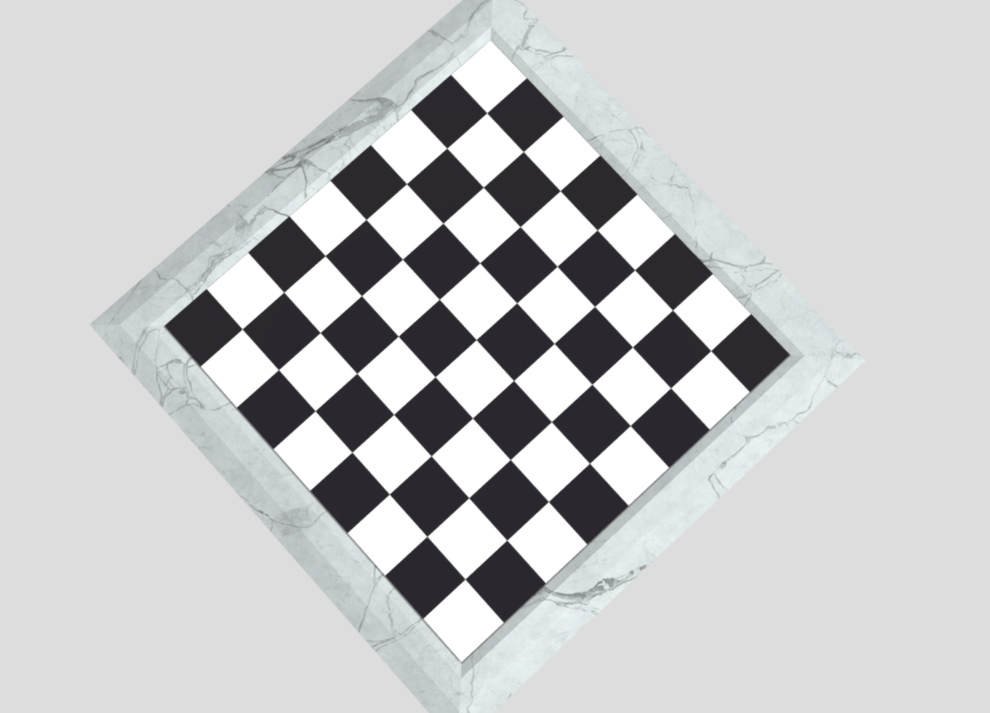
#> input picture tabish/samples/shutter_stock/a.png, 990 x 713 px, shrunk from 1566 x 1128 before the run, found by its file name
$ python visulize_accumulator_hough_lines.py
#> lines starting #> are read from the running program, lines starting #| are printed output that depends on the picture; after the words box and inside, x2 and y2 are one past the last pixel; in counts of white or black regions, pixels touching at a corner belong together
from skimage.transform import hough_line
from skimage.feature import canny
from skimage import io, color
import matplotlib.pyplot as plt
import numpy as np

import cv2


image = io.imread('a.png')
#> image is the input picture: shape (713, 990, 4); mean R, G, B, A 198.5, 199.3, 200.2, 255
print(image.shape)
#| (713, 990, 4)
image = cv2.cvtColor(image, cv2.COLOR_RGB2GRAY)
#> image: shape (713, 990)
# image = color.rgb2gray(io.imread('original.jpeg'))
edges = canny(image)
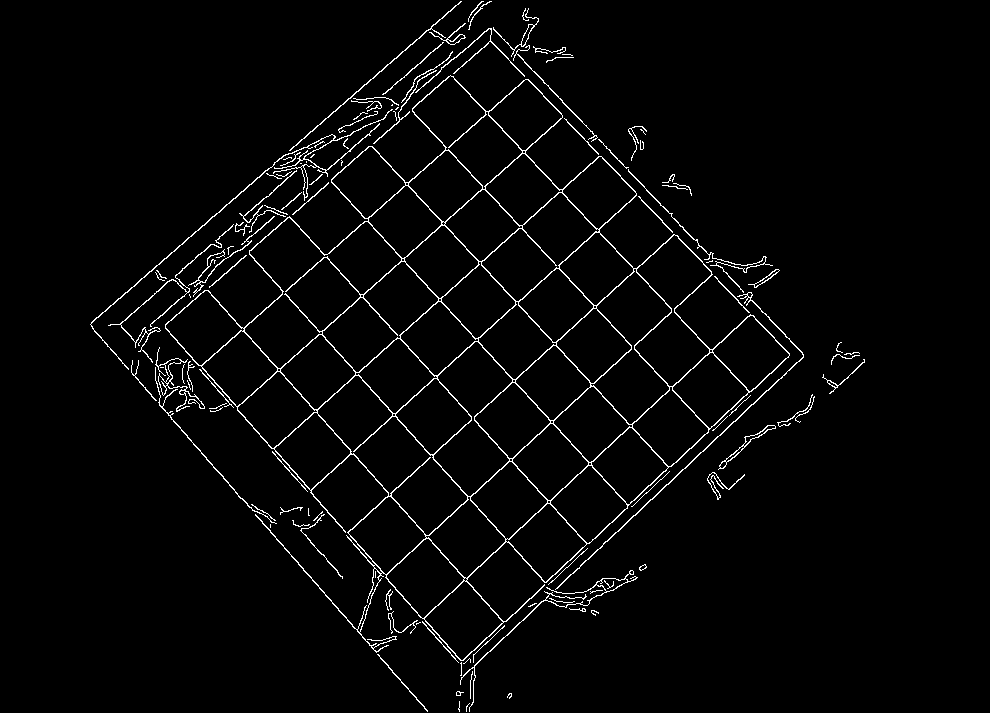
#> edges: shape (713, 990) bool; 2.8% white in thin lines or dots, all inside (x1, y1, x2, y2) = (90, 1, 865, 712)
h, theta, d = hough_line(edges)
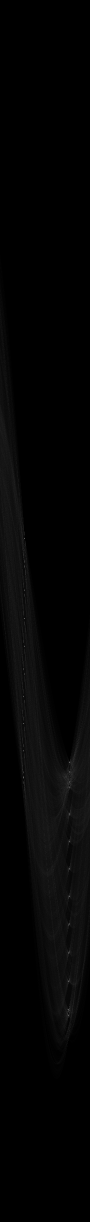
#> h: shape (2443, 180) uint64 (shown at 1/2 size); min 0, max 484, mean 8; drawn with min black and max white
#> theta = 180 values from -1.57 to 1.55; d = 2443 values from -1221 to 1221

plt.imshow(np.log(1 + h), extent=[np.rad2deg(theta[-1]), np.rad2deg(theta[0]), d[-1], d[0]],
           cmap='hot', aspect='auto')
plt.title('Hough accumulator')
plt.xlabel('Angles (degrees)')
plt.ylabel('Distance (pixels)')
plt.colorbar()
plt.show()
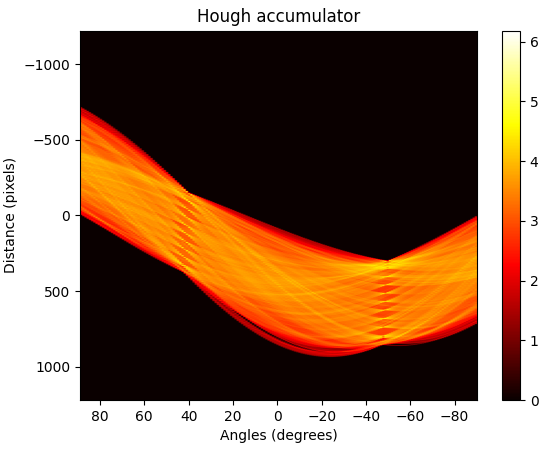
#> figure drawn by matplotlib, 2 panels
